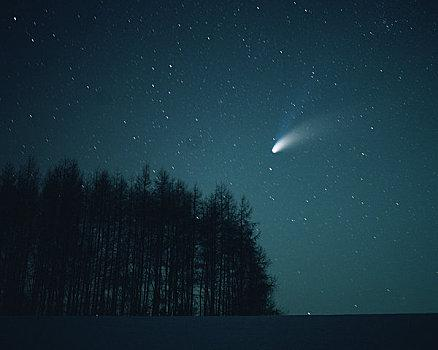
#> input picture image_acquisition/dataset_split/train/Comet/144.jpg, 438 x 350 px; its folder holds 3 pictures in this run
$ python picturesSize.py
#> lines starting #> are read from the running program, lines starting #| are printed output that depends on the picture
import os

# import inline
# import matplotlib
import numpy as np
import pandas as pd
import cv2
from tqdm import tqdm

import matplotlib.pyplot as plt
#%matplotlib inline

# 指定数据集路径
dataset_path = 'dataset_split/train'
os.chdir(dataset_path)
os.listdir()

df = pd.DataFrame()
for planet in tqdm(os.listdir()): # 遍历每个类别
    os.chdir(planet)
    for file in os.listdir(): # 遍历每张图像
        try:
            img = cv2.imread(file)
#> img is the input picture: shape (350, 438, 3); mean B, G, R 59.7, 48.6, 23.5
            df = df._append({'类别':planet, '文件名':file, '图像宽':img.shape[1], '图像高':img.shape[0]}, ignore_index=True)
#> df = table of 1 rows and 4 columns
        except:
            print(os.path.join(planet, file), '读取错误')
    os.chdir('../')
os.chdir('../')

from scipy.stats import gaussian_kde
from matplotlib.colors import LogNorm

x = df['图像宽']
y = df['图像高']

xy = np.vstack([x,y])
z = gaussian_kde(xy)(xy)

# Sort the points by density, so that the densest points are plotted last
idx = z.argsort()
x, y, z = x[idx], y[idx], z[idx]

plt.figure(figsize=(10,10))
# plt.figure(figsize=(12,12))
plt.scatter(x, y, c=z,  s=5, cmap='Spectral_r')
# plt.colorbar()
# plt.xticks([])
# plt.yticks([])

plt.tick_params(labelsize=15)

xy_max = max(max(df['图像宽']), max(df['图像高']))
plt.xlim(xmin=0, xmax=6000)
plt.ylim(ymin=0, ymax=6000)

plt.ylabel('height', fontsize=25)
plt.xlabel('width', fontsize=25)

plt.savefig('图像尺寸分布.pdf', dpi=120, bbox_inches='tight')
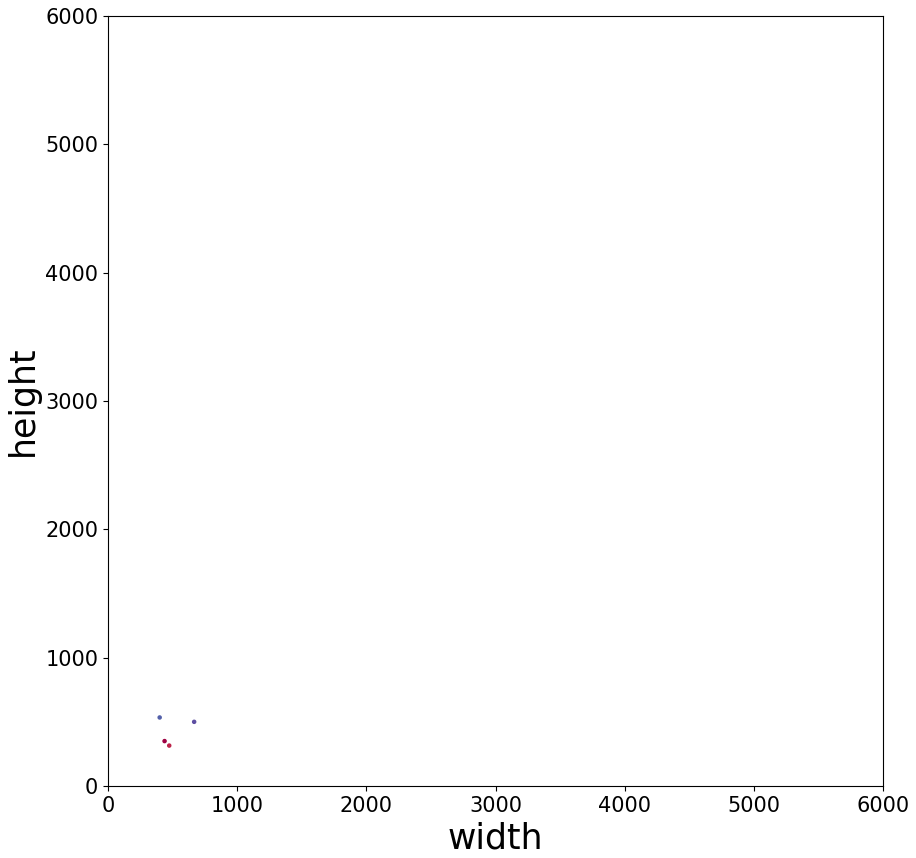
#> figure drawn by matplotlib, 1 panel

plt.show()
